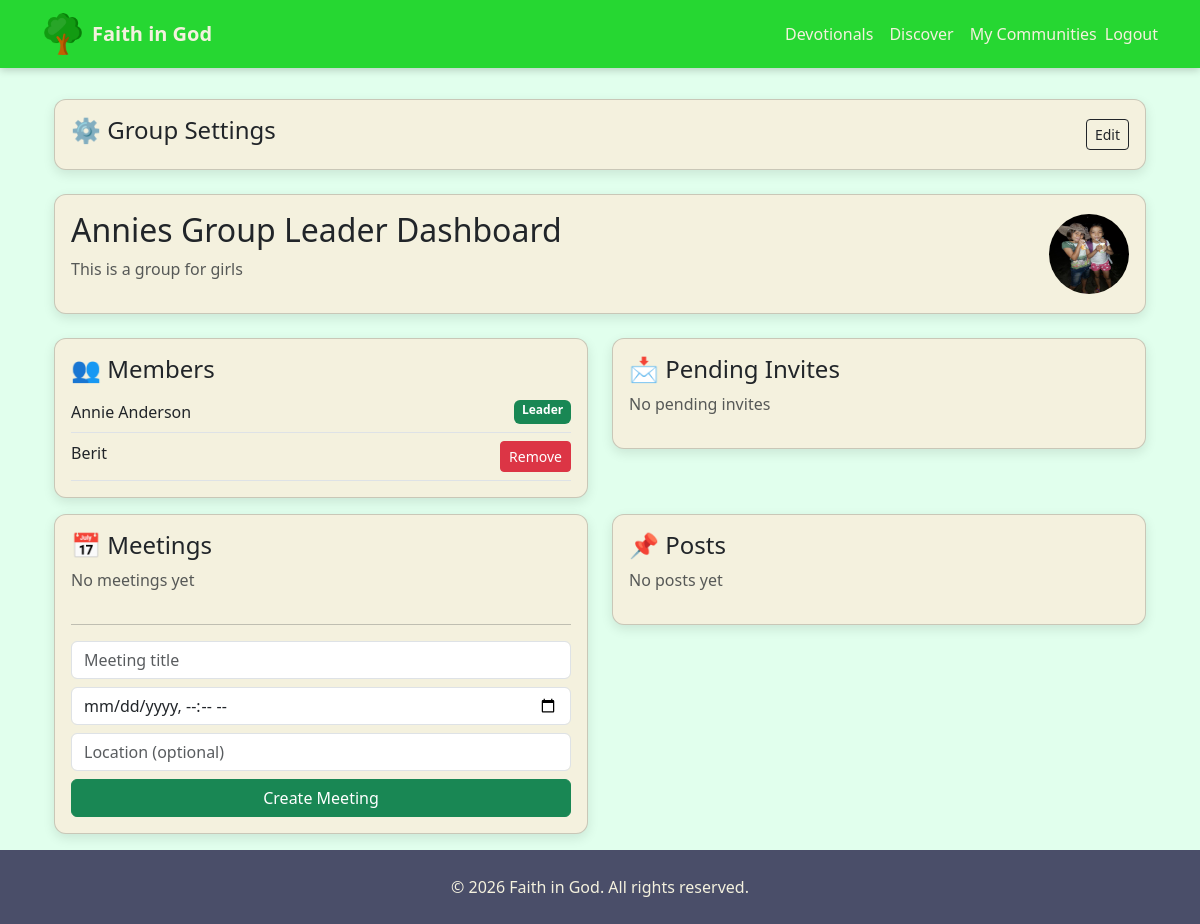
The page /groups/group/3/leader/ (signed in) on the database as committed earlier.
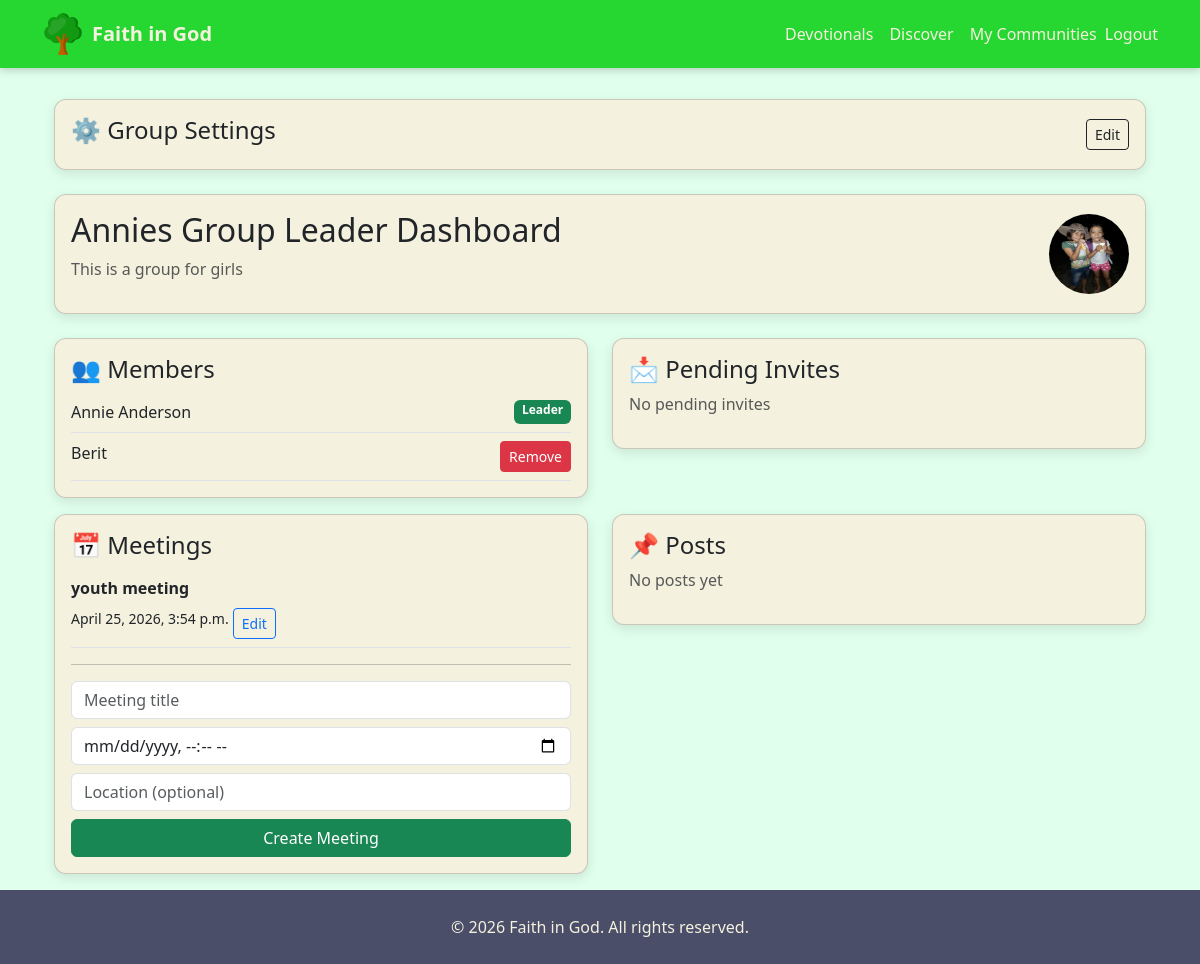
The same page on the database as committed later.
### engagement/models.py (models this page shows, shortened)
class GroupMember(models.Model):
    user = models.ForeignKey(User, on_delete=models.CASCADE, related_name="group_memberships")
    group = models.ForeignKey(Group, on_delete=models.CASCADE, related_name="members")
    joined_at = models.DateTimeField(auto_now_add=True)
    is_active = models.BooleanField(default=True)
    class Meta:
        unique_together = ("user", "group")

class Meeting(models.Model):
    group = models.ForeignKey(Group, on_delete=models.CASCADE, related_name="meetings")
    title = models.CharField(max_length=255)
    start_time = models.DateTimeField()
    end_time = models.DateTimeField(blank=True, null=True)
    location = models.CharField(max_length=255, blank=True)
    description = models.TextField(blank=True)
    created_at = models.DateTimeField(auto_now_add=True)
    class Meta:
        ordering = ["start_time"]

### accounts/models.py (models this page shows)
class User(AbstractUser):
    username = None
    first_name = None
    last_name = None
    full_name = models.CharField(max_length=255)
    phone = PhoneNumberField(
        unique=True,
        help_text="Use country code, e.g. +919876543210"
    )
    email = models.EmailField(
        unique=True,
        blank=True,
        null=True
    )
    ROLE_CHOICES = (
        ("member", "Member"),
        ("leader", "Leader"),
        ("pastor", "Pastor"),
        ("admin", "Admin"),
    )
    role = models.CharField(
        max_length=20,
        choices=ROLE_CHOICES,
        default="member"
    )
    is_verified = models.BooleanField(default=False)
    created_at = models.DateTimeField(auto_now_add=True)
    USERNAME_FIELD = "phone"
    REQUIRED_FIELDS = ["full_name"]
    objects = UserManager()
    def __str__(self):
        return self.full_name or str(self.phone)

### engagement/views.py (the view)
@login_required
def leader_dashboard(request, group_id):
    group = get_object_or_404(Group, id=group_id)
    if group.leader != request.user:
        return redirect("engagement:group_detail", group_id=group.id)
    members = GroupMember.objects.filter(group=group, is_active=True)
    pending_invites = GroupInvitation.objects.filter(group=group, accepted=False)
    meetings = Meeting.objects.filter(
        group=group,
        start_time__gte=timezone.now()
    ).order_by("start_time")
    return render(request, "engagement/leader_dashboard.html", {
        "group": group,
        "members": members,
        "pending_invites": pending_invites,
        "meetings": meetings,
    })

### content/context_processors.py (called while the page is built)
def global_updates(request):
    updates = Update.objects.filter(is_published=True).order_by("-created_at")
    return {"global_updates": updates}

### engagement/context_processors.py (called while the page is built)
def next_meeting(request):
    if not request.user.is_authenticated:
        return {}
    meeting = Meeting.objects.filter(
        group__members__user=request.user,
        group__members__is_active=True,
        start_time__gte=timezone.now()
    ).order_by("start_time").first()
    return {
        "next_group_meeting": meeting
    }

def user_groups(request):
    if request.user.is_authenticated:
        groups = GroupMember.objects.filter(
            user=request.user,
            is_active=True
        ).select_related("group")
        return {"user_groups": [gm.group for gm in groups]}
    return {}

def pending_invitations(request):
    if request.user.is_authenticated:
        invites = GroupInvitation.objects.filter(
            invited_user=request.user,
            accepted=False
        ).select_related("group")
        return {
            "pending_invites": invites,
            "pending_invites_count": invites.count()
        }
    return {}

### engagement/templates/engagement/leader_dashboard.html (shortened to what the changed rows need)
{% extends "base.html" %}
{% block content %}
<div class="container">
    <div class="card p-3 mb-4">
        <div class="d-flex justify-content-between align-items-center">
            <div>
                <h2>{{ group.name }} Leader Dashboard</h2>
            </div>
        </div>
    </div>
    <div class="row">
        <div class="col-md-6">
            <div class="card p-3 mb-3">
                {% for m in members %}
                    <div class="d-flex justify-content-between border-bottom py-2">
                        <span>{{ m.user }}</span>
                        {% if m.user == group.leader %}
                            <span class="badge bg-success">Leader</span>
                        {% else %}
                            <a href="{% url 'engagement:remove_member' group.id m.user.id %}"
                               class="btn btn-sm btn-danger">
                                Remove
                            </a>
                        {% endif %}
                    </div>
                {% empty %}
                    <p class="text-muted">No members yet</p>
                {% endfor %}
            </div>
        </div>
    </div>
    <div class="row">
<div class="col-md-6">
    <div class="card p-3 mb-3">
        <h4>📅 Meetings</h4>
        {% for m in meetings %}
            <div class="border-bottom py-2">
                <strong>{{ m.title }}</strong><br>
                <small>{{ m.start_time }}</small>
                <button class="btn btn-sm btn-outline-primary mt-2"
                        type="button"
                        data-bs-toggle="collapse"
                        data-bs-target="#editMeeting{{ m.id }}">
                    Edit
                </button>
            </div>
        {% empty %}
            <p class="text-muted">No meetings yet</p>
        {% endfor %}
        <hr>
        <form method="post" action="{% url 'engagement:create_meeting' group.id %}">
            <input name="title" class="form-control mb-2" placeholder="Meeting title">
            <input name="start_time" type="datetime-local" class="form-control mb-2">
            <input name="location" class="form-control mb-2" placeholder="Location (optional)">
            <button class="btn btn-success w-100">Create Meeting</button>
        </form>
    </div>
</div>
    </div>
</div>
{% endblock %}

Rows that differ between the two databases and show on the page:
added Meeting: title "youth meeting", start_time "April 25, 2026, 3:54 p.m."
Other text that changed with them:
text no longer shown: "No meetings yet"
